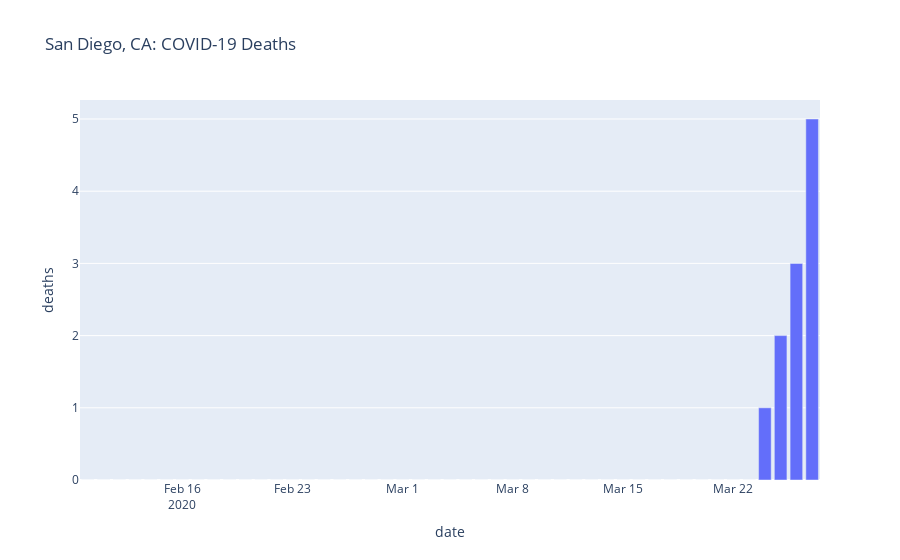
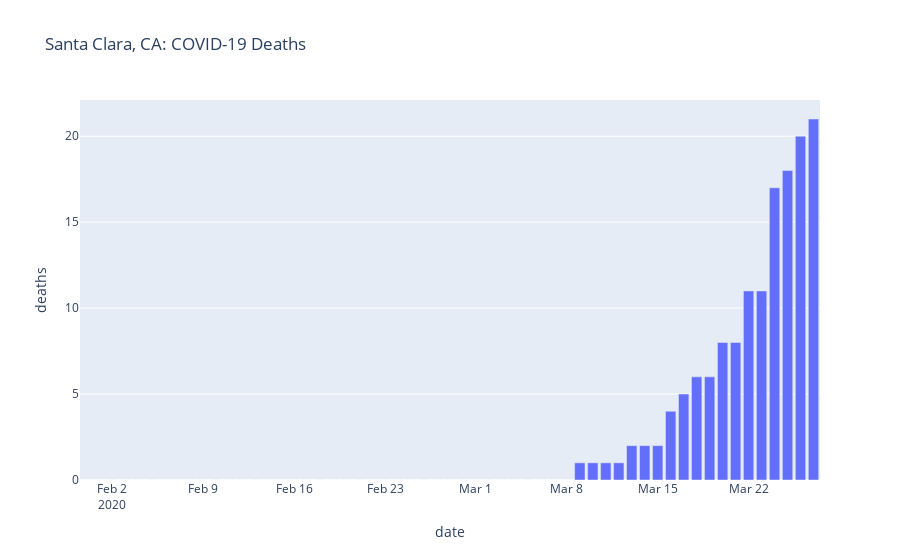
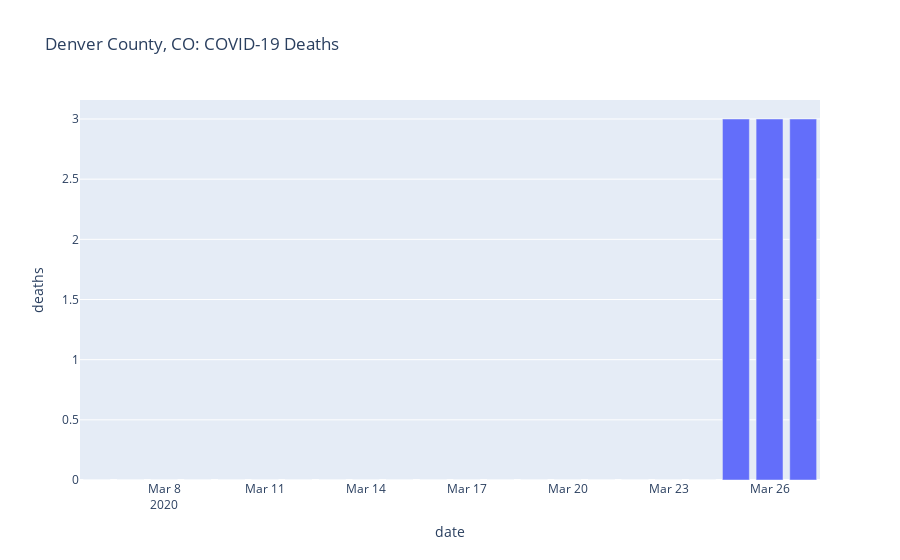
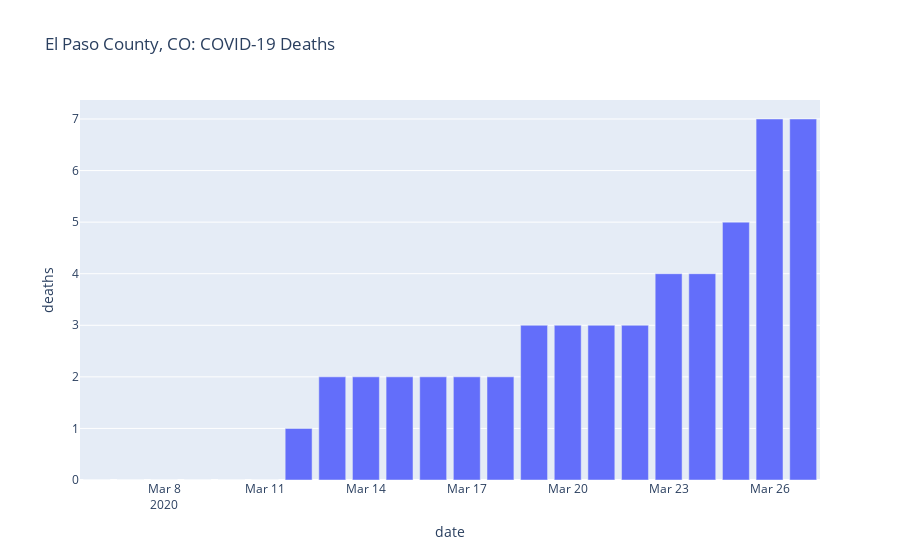

The code cell stored with these charts, in order, in its notebook:
### Code cell
deaths_san_diego_ca.show()
deaths_santa_clara_ca.show()
deaths_denver_co.show()
deaths_el_paso_co.show()

### Figure 1 — Plotly figure (JSON) as saved in the notebook; plotly's stock layout.template omitted (floating-point values rounded to 4 significant figures)
{"data": [{"alignmentgroup": "True", "hoverlabel": {"namelength": 0}, "hovertemplate": "date=%{x}<br>deaths=%{y}", "legendgroup": "", "marker": {"color": "#636efa"}, "name": "", "offsetgroup": "", "orientation": "v", "showlegend": false, "textposition": "auto", "type": "bar", "x": ["2020-02-10T00:00:00", "2020-02-11T00:00:00", "2020-02-12T00:00:00", "2020-02-13T00:00:00", "2020-02-14T00:00:00", "2020-02-15T00:00:00", "2020-02-16T00:00:00", "2020-02-17T00:00:00", "2020-02-18T00:00:00", "2020-02-19T00:00:00", "2020-02-20T00:00:00", "2020-02-21T00:00:00", "2020-02-22T00:00:00", "2020-02-23T00:00:00", "2020-02-24T00:00:00", "2020-02-25T00:00:00", "2020-02-26T00:00:00", "2020-02-27T00:00:00", "2020-02-28T00:00:00", "2020-02-29T00:00:00", "2020-03-01T00:00:00", "2020-03-02T00:00:00", "2020-03-03T00:00:00", "2020-03-04T00:00:00", "2020-03-05T00:00:00", "2020-03-06T00:00:00", "2020-03-07T00:00:00", "2020-03-08T00:00:00", "2020-03-09T00:00:00", "2020-03-10T00:00:00", "2020-03-11T00:00:00", "2020-03-12T00:00:00", "2020-03-13T00:00:00", "2020-03-14T00:00:00", "2020-03-15T00:00:00", "2020-03-16T00:00:00", "2020-03-17T00:00:00", "2020-03-18T00:00:00", "2020-03-19T00:00:00", "2020-03-20T00:00:00", "2020-03-21T00:00:00", "2020-03-22T00:00:00", "2020-03-23T00:00:00", "2020-03-24T00:00:00", "2020-03-25T00:00:00", "2020-03-26T00:00:00", "2020-03-27T00:00:00"], "xaxis": "x", "y": [0, 0, 0, 0, 0, 0, 0, 0, 0, 0, 0, 0, 0, 0, 0, 0, 0, 0, 0, 0, 0, 0, 0, 0, 0, 0, 0, 0, 0, 0, 0, 0, 0, 0, 0, 0, 0, 0, 0, 0, 0, 0, 0, 1, 2, 3, 5], "yaxis": "y"}], "layout": {"barmode": "relative", "legend": {"tracegroupgap": 0}, "title": {"text": "San Diego, CA: COVID-19 Deaths"}, "xaxis": {"anchor": "y", "domain": [0, 1], "title": {"text": "date"}}, "yaxis": {"anchor": "x", "domain": [0, 1], "title": {"text": "deaths"}}}}

### Figure 2 — Plotly figure (JSON) as saved in the notebook; plotly's stock layout.template omitted (floating-point values rounded to 4 significant figures)
{"data": [{"alignmentgroup": "True", "hoverlabel": {"namelength": 0}, "hovertemplate": "date=%{x}<br>deaths=%{y}", "legendgroup": "", "marker": {"color": "#636efa"}, "name": "", "offsetgroup": "", "orientation": "v", "showlegend": false, "textposition": "auto", "type": "bar", "x": ["2020-01-31T00:00:00", "2020-02-01T00:00:00", "2020-02-02T00:00:00", "2020-02-03T00:00:00", "2020-02-04T00:00:00", "2020-02-05T00:00:00", "2020-02-06T00:00:00", "2020-02-07T00:00:00", "2020-02-08T00:00:00", "2020-02-09T00:00:00", "2020-02-10T00:00:00", "2020-02-11T00:00:00", "2020-02-12T00:00:00", "2020-02-13T00:00:00", "2020-02-14T00:00:00", "2020-02-15T00:00:00", "2020-02-16T00:00:00", "2020-02-17T00:00:00", "2020-02-18T00:00:00", "2020-02-19T00:00:00", "2020-02-20T00:00:00", "2020-02-21T00:00:00", "2020-02-22T00:00:00", "2020-02-23T00:00:00", "2020-02-24T00:00:00", "2020-02-25T00:00:00", "2020-02-26T00:00:00", "2020-02-27T00:00:00", "2020-02-28T00:00:00", "2020-02-29T00:00:00", "2020-03-01T00:00:00", "2020-03-02T00:00:00", "2020-03-03T00:00:00", "2020-03-04T00:00:00", "2020-03-05T00:00:00", "2020-03-06T00:00:00", "2020-03-07T00:00:00", "2020-03-08T00:00:00", "2020-03-09T00:00:00", "2020-03-10T00:00:00", "2020-03-11T00:00:00", "2020-03-12T00:00:00", "2020-03-13T00:00:00", "2020-03-14T00:00:00", "2020-03-15T00:00:00", "2020-03-16T00:00:00", "2020-03-17T00:00:00", "2020-03-18T00:00:00", "2020-03-19T00:00:00", "2020-03-20T00:00:00", "2020-03-21T00:00:00", "2020-03-22T00:00:00", "2020-03-23T00:00:00", "2020-03-24T00:00:00", "2020-03-25T00:00:00", "2020-03-26T00:00:00", "2020-03-27T00:00:00"], "xaxis": "x", "y": [0, 0, 0, 0, 0, 0, 0, 0, 0, 0, 0, 0, 0, 0, 0, 0, 0, 0, 0, 0, 0, 0, 0, 0, 0, 0, 0, 0, 0, 0, 0, 0, 0, 0, 0, 0, 0, 0, 1, 1, 1, 1, 2, 2, 2, 4, 5, 6, 6, 8, 8, 11, 11, 17, 18, 20, 21], "yaxis": "y"}], "layout": {"barmode": "relative", "legend": {"tracegroupgap": 0}, "title": {"text": "Santa Clara, CA: COVID-19 Deaths"}, "xaxis": {"anchor": "y", "domain": [0, 1], "title": {"text": "date"}}, "yaxis": {"anchor": "x", "domain": [0, 1], "title": {"text": "deaths"}}}}

### Figure 3 — Plotly figure (JSON) as saved in the notebook; plotly's stock layout.template omitted (floating-point values rounded to 4 significant figures)
{"data": [{"alignmentgroup": "True", "hoverlabel": {"namelength": 0}, "hovertemplate": "date=%{x}<br>deaths=%{y}", "legendgroup": "", "marker": {"color": "#636efa"}, "name": "", "offsetgroup": "", "orientation": "v", "showlegend": false, "textposition": "auto", "type": "bar", "x": ["2020-03-06T00:00:00", "2020-03-07T00:00:00", "2020-03-08T00:00:00", "2020-03-09T00:00:00", "2020-03-10T00:00:00", "2020-03-11T00:00:00", "2020-03-12T00:00:00", "2020-03-13T00:00:00", "2020-03-14T00:00:00", "2020-03-15T00:00:00", "2020-03-16T00:00:00", "2020-03-17T00:00:00", "2020-03-18T00:00:00", "2020-03-19T00:00:00", "2020-03-20T00:00:00", "2020-03-21T00:00:00", "2020-03-22T00:00:00", "2020-03-23T00:00:00", "2020-03-24T00:00:00", "2020-03-25T00:00:00", "2020-03-26T00:00:00", "2020-03-27T00:00:00"], "xaxis": "x", "y": [0, 0, 0, 0, 0, 0, 0, 0, 0, 0, 0, 0, 0, 0, 0, 0, 0, 0, 0, 3, 3, 3], "yaxis": "y"}], "layout": {"barmode": "relative", "legend": {"tracegroupgap": 0}, "title": {"text": "Denver County, CO: COVID-19 Deaths"}, "xaxis": {"anchor": "y", "domain": [0, 1], "title": {"text": "date"}}, "yaxis": {"anchor": "x", "domain": [0, 1], "title": {"text": "deaths"}}}}

### Figure 4 — Plotly figure (JSON) as saved in the notebook; plotly's stock layout.template omitted (floating-point values rounded to 4 significant figures)
{"data": [{"alignmentgroup": "True", "hoverlabel": {"namelength": 0}, "hovertemplate": "date=%{x}<br>deaths=%{y}", "legendgroup": "", "marker": {"color": "#636efa"}, "name": "", "offsetgroup": "", "orientation": "v", "showlegend": false, "textposition": "auto", "type": "bar", "x": ["2020-03-06T00:00:00", "2020-03-07T00:00:00", "2020-03-08T00:00:00", "2020-03-09T00:00:00", "2020-03-10T00:00:00", "2020-03-11T00:00:00", "2020-03-12T00:00:00", "2020-03-13T00:00:00", "2020-03-14T00:00:00", "2020-03-15T00:00:00", "2020-03-16T00:00:00", "2020-03-17T00:00:00", "2020-03-18T00:00:00", "2020-03-19T00:00:00", "2020-03-20T00:00:00", "2020-03-21T00:00:00", "2020-03-22T00:00:00", "2020-03-23T00:00:00", "2020-03-24T00:00:00", "2020-03-25T00:00:00", "2020-03-26T00:00:00", "2020-03-27T00:00:00"], "xaxis": "x", "y": [0, 0, 0, 0, 0, 0, 1, 2, 2, 2, 2, 2, 2, 3, 3, 3, 3, 4, 4, 5, 7, 7], "yaxis": "y"}], "layout": {"barmode": "relative", "legend": {"tracegroupgap": 0}, "title": {"text": "El Paso County, CO: COVID-19 Deaths"}, "xaxis": {"anchor": "y", "domain": [0, 1], "title": {"text": "date"}}, "yaxis": {"anchor": "x", "domain": [0, 1], "title": {"text": "deaths"}}}}
